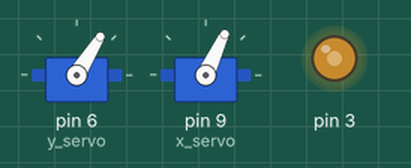
Recording of a sketch running on a simulated Arduino Uno, built with avr-gcc and run on an emulated ATmega328P. Shown: 2 × servo, output pins drawn as LEDs (lit = HIGH). Random numbers use the default seed unless the sketch sets one.

Above: at 0.15 s.
At 9.8 s:
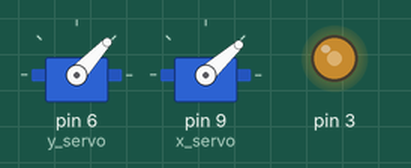
At 21.0 s:
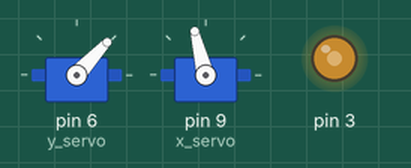
At 37.6 s:
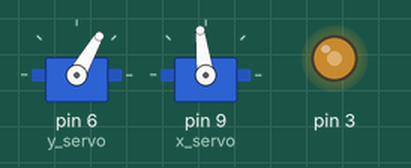
Timing chart, 0 to 39.1 s (numbered marks = the images above):
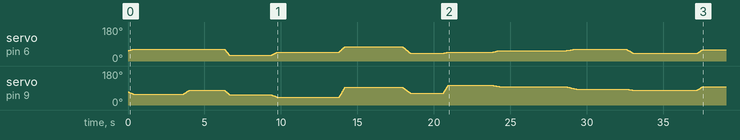

The sketch:

sketch_oct28a.ino
```cpp
 /*
  Laser Tower for the CAT
  Pseudo-randomly moves a servo tower (on X and Y axis) and lights up a laser.
  x_servo is attached to pin 6 and moves in the X plan
  y_servo is attached to pin 9 and moves in the Y plan
  Laser is on pin 3
  HOW IT WORKS :
  The program randomly choose a new position for the laser inside a square you can define below.
  It checks the new position is different from the old one of at least "minimal_movement".
  It moves the tower to the new position and stays still for a time between min_freeze and max_freeze
  (this aims to reproduce the behaviour of an insect landing somewhere for a bit and then flying off,
  that's the variable you need to increase if your cat is fat).
  Ans starts the process over and over again.
  */

#include <Servo.h>

// Customize these variables for the laser tower behaviour

// X servo angle will stay in [min_x,max_x] range
// Y servo angle will stay in [min_y,max_y] range
// to be adjusted to the size of the "play" room

float min_x=30;
float max_x=110;
float min_y=20;
float max_y=90;
int min_freeze=2000;
int max_freeze=5000;
float minimal_movement=5;
int LaserValue=130; //0=0V and 255=5V lower the value if you want the laser dimmer, make it bigger if you want it brighter, max goes to 255

//Below this line no appropriate modification is required

//finding center of square for starting point
int random_delay;
float x_position=min_x+(max_x-min_x)/2;
float y_position=min_y+(max_y-min_y)/2;
float x_old_position=x_position;
float y_old_position=y_position;
float x_new_position;
float y_new_position;
float x_speed;
float y_speed;
int movement_time;

//Instantiating the two servos
Servo x_servo;
Servo y_servo;
int pos=0;

void setup()
{
  y_servo.attach(6); // attaches the y servo on pin 6 to the servo object
  x_servo.attach(9); // attaches the x servo on pin 9 to the servo object

  pinMode(3,OUTPUT);
  analogWrite(3,LaserValue); //switch on the laser

  //Place the servos in the center at the beginning
  y_servo.write(y_position);
  x_servo.write(x_position);
}


void loop()
{

//  x_position=110;
//  x_servo.write(x_position);
//  delay(500);

  movement_time=random(30,70);
  random_delay=random(min_freeze,max_freeze);
  //ypologizei thn mesh gia ton ka8e a3ona
  x_new_position=random(min_x+minimal_movement,max_x-minimal_movement);
  y_new_position=random(min_y+minimal_movement,max_y-minimal_movement);

  //It checks the new position is different from the old one of at least "minimal_movement".
  // kai kala mia na pros8etei mono sto if gia na paei sto max twn moirwn
  // kai sto else if na afairei gia na paei sthn arxh twn moirwn
  if ((y_new_position>y_old_position)&&(abs(y_new_position-y_old_position)<5)){
    y_new_position=y_new_position+minimal_movement;
  }
  else if ((y_new_position<y_old_position)&&(abs(x_new_position-x_old_position)<5)){
    y_new_position=y_new_position-minimal_movement;
  }

  if ((x_new_position>x_old_position)&&(abs(x_new_position-x_old_position)<5)){
    x_new_position=x_new_position+minimal_movement;
  }
  else if ((x_new_position<x_old_position)&&(abs(x_new_position-x_old_position)<5)){
    x_new_position=x_new_position-minimal_movement;
  }


  x_speed=(x_new_position-x_old_position)/movement_time;
  y_speed=(y_new_position-y_old_position)/movement_time;

  for (pos=0;pos<movement_time;pos++)
  {
    x_position=x_position+x_speed;
    y_position=y_position+y_speed;
    x_servo.write(x_position);
    y_servo.write(y_position);
    delay(10);
  }
  x_old_position=x_new_position;
  y_old_position=y_new_position;
  delay(random_delay);

}
```
